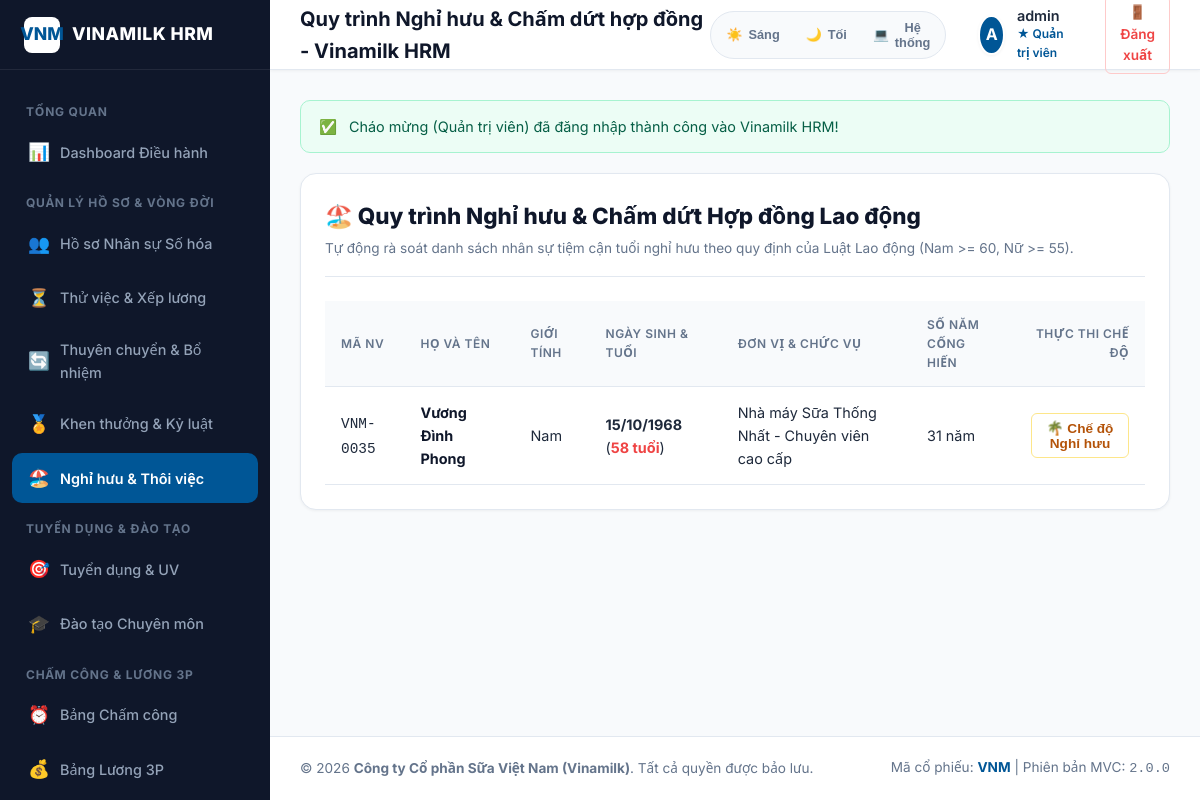
Screenshot of /nhansu/retirement (signed in) with the database file from the repository.
### tables this page shows
CREATE TABLE `nhansu` (
    `MaNV`              VARCHAR(10)     NOT NULL    COMMENT 'Mã nhân viên (PK, VD: VNM-0001)',
    `HoTen`             NVARCHAR(100)   NOT NULL    COMMENT 'Họ và tên đầy đủ',
    `TenThuongGoi`      NVARCHAR(50)    DEFAULT NULL COMMENT 'Tên thường gọi',
    `NgaySinh`          DATE            NOT NULL    COMMENT 'Ngày sinh',
    `GioiTinh`          ENUM('Nam','Nữ') NOT NULL   COMMENT 'Giới tính',
    `SoCMND_CCCD`       VARCHAR(20)     NOT NULL    COMMENT 'Số CMND/CCCD',
    `NgayCap`           DATE            DEFAULT NULL COMMENT 'Ngày cấp CMND/CCCD',
    `NoiCap`            NVARCHAR(200)   DEFAULT NULL COMMENT 'Nơi cấp CMND/CCCD',
    `QueQuan`           NVARCHAR(300)   DEFAULT NULL COMMENT 'Quê quán',
    `NoiDKKTTru`        NVARCHAR(300)   DEFAULT NULL COMMENT 'Nơi đăng ký hộ khẩu thường trú',
    `DiaChiHienTai`     NVARCHAR(300)   DEFAULT NULL COMMENT 'Địa chỉ hiện tại',
    `DanToc`            NVARCHAR(50)    DEFAULT N'Kinh' COMMENT 'Dân tộc',
    `TonGiao`           NVARCHAR(50)    DEFAULT N'Không' COMMENT 'Tôn giáo',
    `TinhTrangHonNhan`  ENUM('Độc thân','Đã kết hôn','Ly hôn','Góa') DEFAULT 'Độc thân' COMMENT 'Tình trạng hôn nhân',
    `Email`             VARCHAR(100)    DEFAULT NULL COMMENT 'Email công việc',
    `SoDienThoai`       VARCHAR(20)     DEFAULT NULL COMMENT 'Số điện thoại',
    `AnhChanDung`       VARCHAR(255)    DEFAULT NULL COMMENT 'Đường dẫn ảnh chân dung',
    `NgayVaoLam`        DATE            NOT NULL    COMMENT 'Ngày vào làm',
    `MaDV`              VARCHAR(20)     NOT NULL    COMMENT 'Mã đơn vị hiện tại (FK)',
    `MaCV`              VARCHAR(10)     DEFAULT NULL COMMENT 'Mã chức vụ hiện tại (FK)',
    `MaNgach`           VARCHAR(10)     DEFAULT NULL COMMENT 'Mã ngạch hiện tại (FK)',
    `HeSoLuongHienTai`  DECIMAL(5,2)    DEFAULT 1.00 COMMENT 'Hệ số lương hiện tại',
    `BacLuongHienTai`   INT UNSIGNED    DEFAULT 1   COMMENT 'Bậc lương hiện tại',
    `TrinhDoHocVan`     NVARCHAR(50)    DEFAULT NULL COMMENT 'Trình độ học vấn cao nhất',
    `ChuyenNganh`       NVARCHAR(200)   DEFAULT NULL COMMENT 'Chuyên ngành đào tạo',
    `TruongDaoTao`      NVARCHAR(200)   DEFAULT NULL COMMENT 'Trường đào tạo',
    `DangVien`          TINYINT(1)      DEFAULT 0   COMMENT '1=Đảng viên, 0=Không',
    `DoanVien`          TINYINT(1)      DEFAULT 0   COMMENT '1=Đoàn viên CĐ, 0=Không',
    `SoTaiKhoanNH`      VARCHAR(30)     DEFAULT NULL COMMENT 'Số tài khoản ngân hàng',
    `NganHang`          NVARCHAR(100)   DEFAULT NULL COMMENT 'Tên ngân hàng',
    `MaSoThue`          VARCHAR(20)     DEFAULT NULL COMMENT 'Mã số thuế TNCN',
    `SoNguoiPhuThuoc`   INT UNSIGNED    DEFAULT 0   COMMENT 'Số người phụ thuộc',
    `LienHeKhanCap`     NVARCHAR(300)   DEFAULT NULL COMMENT 'Liên hệ khẩn cấp (Tên - QH - SĐT)',
    `ViTriLuuHoSo`      NVARCHAR(200)   DEFAULT NULL COMMENT 'Vị trí lưu hồ sơ giấy',
    `LoaiHopDong`       NVARCHAR(50)    DEFAULT NULL COMMENT 'Loại hợp đồng hiện tại',
    `NgayHetHanHD`      DATE            DEFAULT NULL COMMENT 'Ngày hết hạn hợp đồng',
    `LuongBaoHiem`      DECIMAL(15,0)   DEFAULT 0   COMMENT 'Mức lương đóng BHXH',
    `TrangThai`         TINYINT UNSIGNED NOT NULL DEFAULT 1 COMMENT '1=Đang làm, 2=Thử việc, 3=Nghỉ việc, 4=Nghỉ hưu',
    `GhiChu`            TEXT            DEFAULT NULL COMMENT 'Ghi chú bổ sung',
    `CreatedAt`         DATETIME        DEFAULT CURRENT_TIMESTAMP,
    `UpdatedAt`         DATETIME        DEFAULT CURRENT_TIMESTAMP ON UPDATE CURRENT_TIMESTAMP,
    PRIMARY KEY (`MaNV`),
    UNIQUE KEY `uk_nhansu_cccd` (`SoCMND_CCCD`),
    UNIQUE KEY `uk_nhansu_email` (`Email`),
    KEY `idx_nhansu_donvi` (`MaDV`),
    KEY `idx_nhansu_chucvu` (`MaCV`),
    KEY `idx_nhansu_ngach` (`MaNgach`),
    KEY `idx_nhansu_trangthai` (`TrangThai`),
    KEY `idx_nhansu_hoten` (`HoTen`),
    KEY `idx_nhansu_ngayvaolam` (`NgayVaoLam`),
    CONSTRAINT `fk_nhansu_donvi` FOREIGN KEY (`MaDV`) REFERENCES `dm_donvi`(`MaDV`) ON UPDATE CASCADE,
    CONSTRAINT `fk_nhansu_chucvu` FOREIGN KEY (`MaCV`) REFERENCES `dm_chucvu`(`MaCV`) ON UPDATE CASCADE,
    CONSTRAINT `fk_nhansu_ngach` FOREIGN KEY (`MaNgach`) REFERENCES `dm_ngach`(`MaNgach`) ON UPDATE CASCADE
);

CREATE TABLE `dm_donvi` (
    `MaDV`      VARCHAR(20)     NOT NULL    COMMENT 'Mã đơn vị (PK)',
    `TenDV`     NVARCHAR(200)   NOT NULL    COMMENT 'Tên đơn vị',
    `TenVietTat` VARCHAR(20)    DEFAULT NULL COMMENT 'Tên viết tắt',
    `CapDV`     TINYINT UNSIGNED NOT NULL DEFAULT 1 COMMENT 'Cấp đơn vị (1=Công ty, 2=Khối, 3=Phòng/NM/TT/CN)',
    `MaDV_Cha`  VARCHAR(20)     DEFAULT NULL COMMENT 'Mã đơn vị cha (self-ref)',
    `DiaChi`    NVARCHAR(500)   DEFAULT NULL COMMENT 'Địa chỉ',
    `SoDT`      VARCHAR(20)     DEFAULT NULL COMMENT 'Số điện thoại',
    `Email`     VARCHAR(100)    DEFAULT NULL COMMENT 'Email đơn vị',
    `LoaiDV`    ENUM('CongTy','Khoi','VanPhong','NhaMay','TrangTrai','ChiNhanh','Phong','TrungTam') NOT NULL DEFAULT 'Phong' COMMENT 'Loại đơn vị',
    `SoNhanSu`  INT UNSIGNED    DEFAULT 0   COMMENT 'Số nhân sự hiện tại',
    `TrangThai` TINYINT UNSIGNED NOT NULL DEFAULT 1 COMMENT '1=Hoạt động, 0=Ngừng',
    `ThuTu`     INT UNSIGNED    DEFAULT 0   COMMENT 'Thứ tự hiển thị',
    `CreatedAt` DATETIME        DEFAULT CURRENT_TIMESTAMP,
    `UpdatedAt` DATETIME        DEFAULT CURRENT_TIMESTAMP ON UPDATE CURRENT_TIMESTAMP,
    PRIMARY KEY (`MaDV`),
    KEY `idx_donvi_cha` (`MaDV_Cha`),
    KEY `idx_donvi_loai` (`LoaiDV`),
    KEY `idx_donvi_cap` (`CapDV`),
    CONSTRAINT `fk_donvi_cha` FOREIGN KEY (`MaDV_Cha`) REFERENCES `dm_donvi`(`MaDV`) ON DELETE SET NULL ON UPDATE CASCADE
);

CREATE TABLE `dm_chucvu` (
    `MaCV`      VARCHAR(10)     NOT NULL    COMMENT 'Mã chức vụ (PK)',
    `TenCV`     NVARCHAR(100)   NOT NULL    COMMENT 'Tên chức vụ',
    `HeSoCV`    DECIMAL(5,2)    DEFAULT 0.00 COMMENT 'Hệ số chức vụ',
    `PhuCapCV`  DECIMAL(15,0)   DEFAULT 0   COMMENT 'Phụ cấp chức vụ (VNĐ)',
    `CapBac`    TINYINT UNSIGNED DEFAULT 0  COMMENT 'Cấp bậc (1=cao nhất)',
    `TrangThai` TINYINT UNSIGNED NOT NULL DEFAULT 1,
    `CreatedAt` DATETIME        DEFAULT CURRENT_TIMESTAMP,
    `UpdatedAt` DATETIME        DEFAULT CURRENT_TIMESTAMP ON UPDATE CURRENT_TIMESTAMP,
    PRIMARY KEY (`MaCV`),
    KEY `idx_chucvu_capbac` (`CapBac`)
);

### app/controllers/EmployeeController.php (called while the page is built, shortened)
<?php
require_once APP_DIR . '/core/Controller.php';
class EmployeeController extends Controller {
    public function retirement(): void {
        $empModel = $this->model('EmployeeModel');
        $candidates = $empModel->getRetirementCandidates();
        $this->view('employees/retirement', [
            'title' => 'Quy trình Nghỉ hưu & Chấm dứt hợp đồng - Vinamilk HRM',
            'candidates' => $candidates
        ]);
    }
}

### app/core/App.php (called while the page is built, shortened)
<?php
class App
{
    protected string $action = 'index';
    protected array $routeAliases = [
        'nhansu' => 'EmployeeController',
        'employees' => 'EmployeeController',
        'tuyenchuyen' => 'TransferController',
        'transfers' => 'TransferController',
        'ktkl' => 'RewardDisciplineController',
        'rewards' => 'RewardDisciplineController',
        'auth' => 'AuthController',
        'dashboard' => 'DashboardController',
        'roles' => 'RoleController',
        'chamcong' => 'AttendanceController',
        'attendance' => 'AttendanceController',
        'luong' => 'PayrollController',
        'payroll' => 'PayrollController',
        'tuyendung' => 'RecruitmentController',
        'recruitment' => 'RecruitmentController',
        'daotao' => 'TrainingController',
        'training' => 'TrainingController',
        'ai' => 'AiExpertController',
        'baocao' => 'ReportController',
        'reports' => 'ReportController'
    ];
    public function __construct()
    {
        $url = $this->parseUrl();
        if (!empty($url[0])) {
            $rawRoute = strtolower($url[0]);
            if (isset($this->routeAliases[$rawRoute])) {
                unset($url[0]);
            }
        }
        $this->controller = new $controllerClass();
        if (isset($url[1])) {
            $actionName = lcfirst(str_replace(' ', '', ucwords(str_replace('-', ' ', $url[1]))));
            if (method_exists($this->controller, $actionName)) {
                $this->action = $actionName;
                unset($url[1]);
            } else {
                $this->sendNotFound("Action {$actionName} không tồn tại.");
                return;
            }
        }
        $this->params = $url ? array_values($url) : [];
        call_user_func_array([$this->controller, $this->action], $this->params);
    }
    private function parseUrl(): array
    {
        if (isset($_GET['url'])) {
            return explode('/', filter_var(rtrim($_GET['url'], '/'), FILTER_SANITIZE_URL));
        }
        return [];
    }
}

### public/index.php (called while the page is built, shortened)
<?php
spl_autoload_register(function ($class) {
    $base_dir = __DIR__ . '/../app/';
    $prefix = 'App\\';
    $len = strlen($prefix);
    if (strncmp($prefix, $class, $len) === 0) {
        $relative_class = substr($class, $len);
        $file = $base_dir . str_replace('\\', '/', $relative_class) . '.php';
        return;
    }
    $legacy_paths = [
        $base_dir . 'controllers/' . $class . '.php',
        $base_dir . 'models/' . $class . '.php',
        $base_dir . 'core/' . $class . '.php'
    ];
    foreach ($legacy_paths as $file) {
        if (file_exists($file)) {
            return;
        }
    }
});
$app = new App();

### app/core/Database.php (called while the page is built, shortened)
<?php
class Database
{
    private static ?Database $instance = null;
    private ?PDO $connection = null;
    private function __construct()
    {
        $host = $_ENV['DB_HOST'] ?? '127.0.0.1';
        $port = $_ENV['DB_PORT'] ?? '3306';
        $db   = $_ENV['DB_DATABASE'] ?? 'vinamilk_hris';
        $user = $_ENV['DB_USERNAME'] ?? 'root';
        $pass = $_ENV['DB_PASSWORD'] ?? '';
        $charset = 'utf8mb4';
        $dsn = "mysql:host=$host;port=$port;dbname=$db;charset=$charset";
        $options = [
            PDO::ATTR_ERRMODE            => PDO::ERRMODE_EXCEPTION,
            PDO::ATTR_DEFAULT_FETCH_MODE => PDO::FETCH_ASSOC,
            PDO::ATTR_EMULATE_PREPARES   => false,
        ];
        try {
            $this->connection = new PDO($dsn, $user, $pass, $options);
        } catch (PDOException $e) {
            die("Database Connection Error: " . $e->getMessage());
        }
    }
    public static function getInstance(): Database
    {
        if (self::$instance === null) {
            self::$instance = new Database();
        }
        return self::$instance;
    }
    public function getConnection(): PDO
    {
        return $this->connection;
    }
    public function query(string $sql, array $params = []): PDOStatement
    {
        try {
            [$sql, $params] = self::expandRepeatedParams($sql, $params);
            $stmt = $this->getConnection()->prepare($sql);
            $stmt->execute($params);
            return $stmt;
        } catch (PDOException $e) {
            error_log('[Vinamilk HRM] Query Error: ' . $e->getMessage() . ' | SQL: ' . $sql);
            throw $e;
        }
    }
    private static function expandRepeatedParams(string $sql, array $params): array
    {
        if (!$params || array_is_list($params)) {
            return [$sql, $params];
        }
        $seen = [];
        $sql = preg_replace_callback('/(?<!:):([A-Za-z_][A-Za-z0-9_]*)/', function ($m) use (&$seen, &$params) {
            $name = $m[1];
            if (!array_key_exists($name, $params) && !array_key_exists(':' . $name, $params)) {
                return $m[0];
            }
            $seen[$name] = ($seen[$name] ?? 0) + 1;
            if ($seen[$name] === 1) {
                return $m[0];
            }
            $alias = $name . '__' . $seen[$name];
            $params[$alias] = $params[$name] ?? $params[':' . $name];
            return ':' . $alias;
        }, $sql);
        return [$sql, $params];
    }
}

### app/models/EmployeeModel.php (called while the page is built, shortened)
<?php
require_once APP_DIR . '/core/Model.php';
class EmployeeModel extends Model {
    public function getRetirementCandidates(): array {
        $sql = "SELECT ns.*,
                       dv.TenDV, cv.TenCV,
                       TIMESTAMPDIFF(YEAR, ns.NgaySinh, CURDATE()) as Tuoi
                FROM nhansu ns
                LEFT JOIN dm_donvi dv ON ns.MaDV = dv.MaDV
                LEFT JOIN dm_chucvu cv ON ns.MaCV = cv.MaCV
                WHERE ns.TrangThai = 1 AND (
                    (ns.GioiTinh = 'Nam' AND TIMESTAMPDIFF(YEAR, ns.NgaySinh, CURDATE()) >= 58) OR
                    (ns.GioiTinh = 'Nữ' AND TIMESTAMPDIFF(YEAR, ns.NgaySinh, CURDATE()) >= 53)
                )
                ORDER BY Tuoi DESC";
        return $this->query($sql)->fetchAll();
    }
}

### app/core/Model.php (called while the page is built, shortened)
<?php
require_once __DIR__ . '/Database.php';
abstract class Model {
    public function query(string $sql, array $params = []): PDOStatement {
        return \App\Core\Database::getInstance()->query($sql, $params);
    }
}

### app/helpers/functions.php (called while the page is built, shortened)
<?php
if (!function_exists('format_date')) {
    function format_date(?string $dateStr, string $format = 'd/m/Y'): string {
        $timestamp = strtotime($dateStr);
        return $timestamp ? date($format, $timestamp) : '-';
    }
}

### app/views/employees/retirement.php (the view, shortened to what this page needs)
<div class="card-box">
    <div style="display: flex; align-items: center; justify-content: space-between; border-bottom: 1px solid var(--border-color); padding-bottom: 16px; margin-bottom: 24px;">
        <div>
            <h2 style="font-size: 1.4rem; color: var(--vnm-navy); font-weight: 800;">
                🏖️ Quy trình Nghỉ hưu & Chấm dứt Hợp đồng Lao động
            </h2>
            <p style="font-size: 0.85rem; color: var(--text-secondary); margin-top: 4px;">
                Tự động rà soát danh sách nhân sự tiệm cận tuổi nghỉ hưu theo quy định của Luật Lao động (Nam >= 60, Nữ >= 55).
            </p>
        </div>
    </div>
    <div class="table-responsive">
        <table class="table">
            <thead>
                <tr>
                    <th>Mã NV</th>
                    <th>Họ và tên</th>
                    <th>Giới tính</th>
                    <th>Ngày sinh & Tuổi</th>
                    <th>Đơn vị & Chức vụ</th>
                    <th>Số năm cống hiến</th>
                    <th style="text-align: right;">Thực thi Chế độ</th>
                </tr>
            </thead>
            <tbody>
                <?php if (empty($candidates)): ?>
                    <tr>
                        <td colspan="7" style="text-align: center; color: var(--text-muted); padding: 30px;">
                            Hiện tại không có nhân sự nào sắp đến tuổi nghỉ hưu.
                        </td>
                    </tr>
                <?php else: ?>
                    <?php foreach ($candidates as $c): ?>
                        <tr>
                            <td><code><?= htmlspecialchars($c['MaNV']) ?></code></td>
                            <td style="font-weight: 700; color: var(--vnm-navy);"><?= htmlspecialchars($c['HoTen']) ?></td>
                            <td><?= $c['GioiTinh'] ?></td>
                            <td>
                                <strong><?= format_date($c['NgaySinh']) ?></strong>
                                (<span style="color: var(--vnm-danger); font-weight: 700;"><?= $c['Tuoi'] ?> tuổi</span>)
                            </td>
                            <td><?= htmlspecialchars($c['TenDV'] ?? 'Vinamilk') ?> - <?= htmlspecialchars($c['TenCV'] ?? '') ?></td>
                            <td>
                                <?php
                                $years = date('Y') - date('Y', strtotime($c['NgayVaoLam']));
                                echo "{$years} năm";
                                ?>
                            </td>
                            <td style="text-align: right;">
                                <button type="button" class="btn btn-outline btn-sm" style="color: #b45309; border-color: #fde68a;" onclick="openRetireModal('<?= $c['MaNV'] ?>', '<?= htmlspecialchars($c['HoTen']) ?>')">
                                    🌴 Chế độ Nghỉ hưu
                                </button>
                            </td>
                        </tr>
                    <?php endforeach; ?>
                <?php endif; ?>
            </tbody>
        </table>
    </div>
</div>

### rows the page displays
nhansu: MaNV "VNM-0035", HoTen "Vương Đình Phong", GioiTinh "Nam", NgaySinh "15/10/1968", Tuoi "58", MaDV.TenDV "Nhà máy Sữa Thống Nhất", MaCV.TenCV "Chuyên viên cao cấp"

### other values shown
$title "Quy trình Nghỉ hưu & Chấm dứt hợp đồng - Vinamilk HRM"
substr($user['HoTen'] ?? $user['Username'], 0, 1) "A"
$user['HoTen'] "admin"
$user['RoleName'] "Quản trị viên"
$flashSuccess['message'] "Cháo mừng (Quản trị viên) đã đăng nhập thành công vào Vinamilk HRM!"
APP_VERSION "2.0.0"
